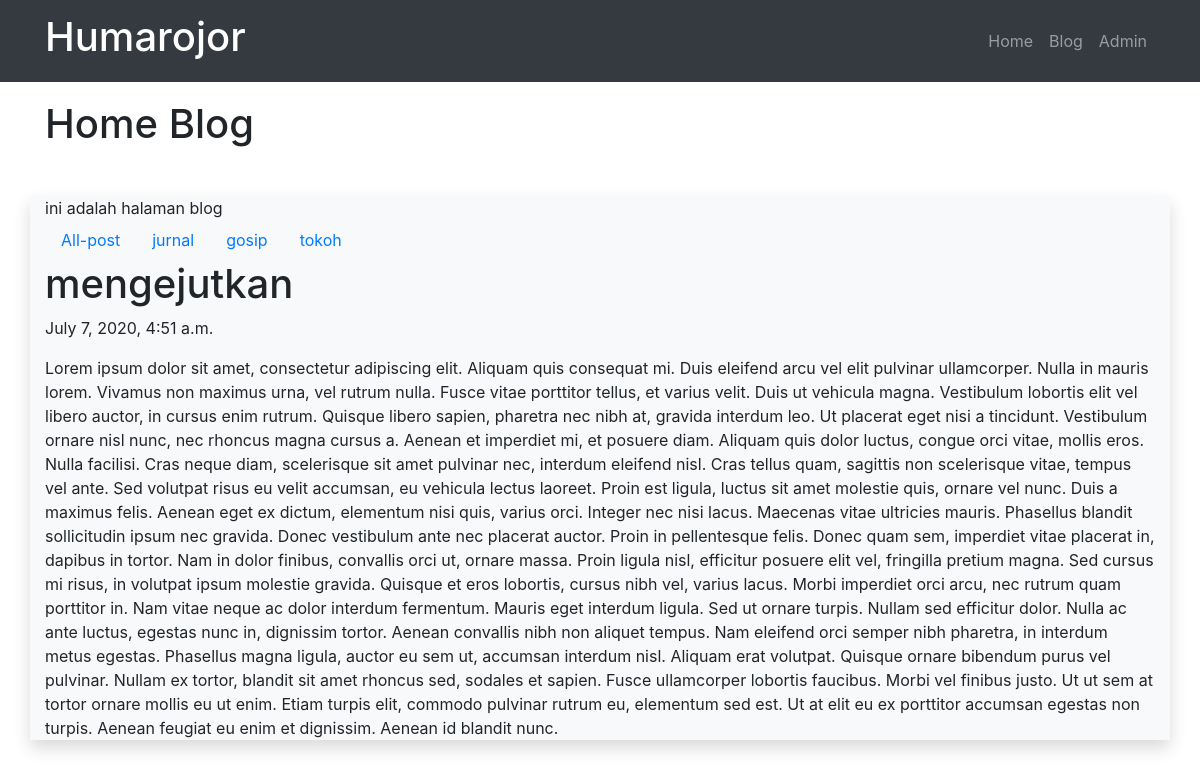
Screenshot of /blog/post/mengejutkan/ with the database file from the repository.
### blog/models.py (models this page shows, shortened)
class Post(models.Model):
	judul		= models.CharField(max_length=255)
	body		= models.TextField()
	category	= models.CharField(max_length=255)
	publish		= models.DateTimeField(auto_now_add = True)
	update		= models.DateTimeField(auto_now = True)
	slug		= models.SlugField(blank=True, editable = False)

### blog/views.py (the view)
# urls.py: path('post/<slug:slugInput>/', views.detailPost, name='detail'),
def detailPost(request,slugInput):
	posts = Post.objects.get(slug=slugInput);
	categories = Post.objects.values('category').distinct();
	context = {
		'Judul':'Home Blog',
		'Content':'ini adalah halaman blog',
		'Categories':categories,
		'Posts':posts,
	}
	return render(request,'blog/detail.html',context)

### blog/templates/blog/detail.html (shortened to what this page needs)
{% extends "base.html" %}
{% block pageTitle %}
	{{Judul}}
{% endblock pageTitle %}
{% block contents %}
	{{Content}}
	<ul class="nav">
		<li class="nav-item">
			<a class = "nav-link" href="/blog" title="">
				All-post
			</a>
		</li>
	{% for dataCategory in Categories %}
		<li class="nav-item">
			<a class = "nav-link" href="/blog/category/{{dataCategory.category}}" title="">
				{{dataCategory.category}}
			</a>
		</li>
	{% endfor %}
	</ul>
	<h1>{{Posts.judul}}</h1>
	<p>{{Posts.publish}}</p>
	<p>{{Posts.body}}</p>
{% endblock contents %}

### rows the page displays
Post: judul "mengejutkan", publish "July 7, 2020, 4:51 a.m.", body "Lorem ipsum dolor sit amet, consectetur adipiscing elit. Aliquam quis consequat mi. Duis eleifend arcu vel elit pulvinar ullamcorper. Nulla in mauris lorem. Vivamus non maximus urna, vel rutrum nulla. Fusce vitae porttitor tellus, et varius velit. Duis ut vehicula magna. Vestibulum lobortis elit vel libero auctor, in cursus enim rutrum. Quisque libero sapien, pharetra nec nibh at, gravida interdum leo. Ut placerat eget nisi a tincidunt. Vestibulum ornare nisl nunc, nec rhoncus magna cursus a. Aenean et imperdiet mi, et posuere diam. Aliquam quis dolor luctus, congue orci vitae, mollis eros. Nulla facilisi. Cras neque diam, scelerisque sit amet pulvinar nec, interdum eleifend nisl. Cras…"

### other values shown
{{ Judul }} "Home Blog"
{{ Content }} "ini adalah halaman blog"
{{ dataCategory.category }} "jurnal" "gosip" "tokoh"
